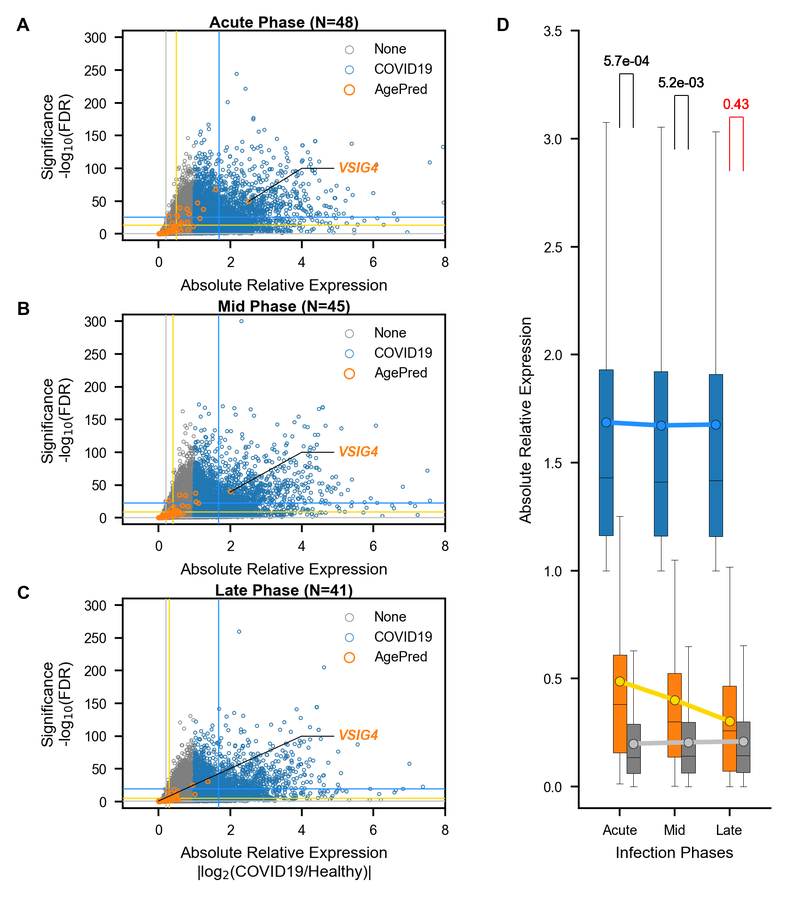
#> input picture Figures/Supplementary_Figure_8.png, 787 x 897 px, shrunk from 1674 x 1908 before the run, found by its file name
$ python tmp.py
#> lines starting #> are read from the running program, lines starting #| are printed output that depends on the picture
# %%

from PIL import Image
import os

def crop_image(input_image_path, output_dir, crop_areas):
    """
    Crop the input image into parts defined by crop_areas and save them.

    Parameters:
    - input_image_path: Path to the input image.
    - output_dir: Directory where cropped images will be saved.
    - crop_areas: Dictionary defining crop areas for each part.
                  Each key is the name of the part (e.g., 'A', 'B') and each value is a tuple (left, upper, right, lower).
    """
    image = Image.open(input_image_path)

    os.makedirs(output_dir, exist_ok=True)

    for part, area in crop_areas.items():
        cropped_image = image.crop(area)
        cropped_image.save(os.path.join(output_dir, f"Supplementary_Figure_8{part}.png"), format='PNG')
        cropped_image.save(os.path.join(output_dir, f"Supplementary_Figure_8{part}.tiff"), format='TIFF')

# Define the input image path and output directory
input_image_path = "/BiO/Access/kyungwhan1998/transcriptomic_clock/Figures/Supplementary_Figure_8.png"
output_dir = "/BiO/Access/kyungwhan1998/transcriptomic_clock/Figures/Cropped"

image = Image.open(input_image_path)
#> image is the input picture: PIL image 787x897 RGBA; mean R, G, B, A 237.5, 239.5, 240.1, 255

## Supplementary_Figure_8
crop_areas = {
    'A': (0, 0, image.size[0]/2+250, image.size[1]/3-50),   # Coordinates for part A
    'B': (0, image.size[1]/3-50, image.size[0]/2+250, 2*image.size[1]/3-100),  # Coordinates for part B
    'C': (0, 2*image.size[1]/3-100, image.size[0]/2+250, image.size[1]),  # Coordinates for part C
    'D': (image.size[0]/2+250, 0, image.size[0], image.size[1]),  # Coordinates for part D
}


# Crop the image and save the parts
crop_image(input_image_path, output_dir, crop_areas)
#> the loop in crop_image, `for part, area in crop_areas.items():` made 4 passes
#> pass 1, in crop_image, `cropped_image = image.crop(area)`:
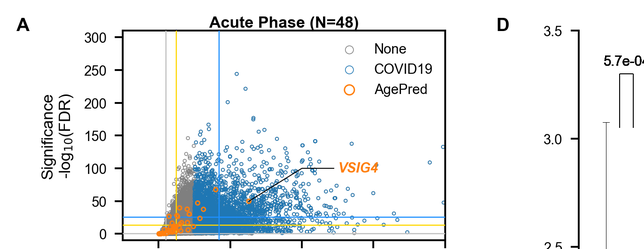
#> cropped_image: PIL image 644x249 RGBA; mean R, G, B, A 235.9, 238.7, 239.9, 255
#> pass 2, in crop_image, `cropped_image = image.crop(area)`:
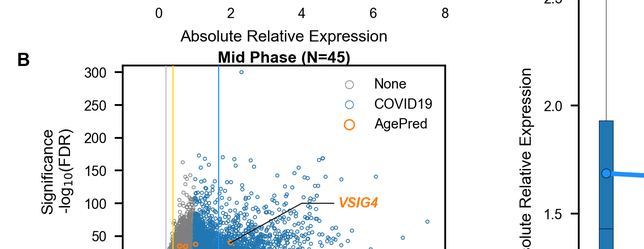
#> cropped_image: PIL image 644x249 RGBA; mean R, G, B, A 236.4, 239.2, 240.9, 255
#> pass 3, in crop_image, `cropped_image = image.crop(area)`:
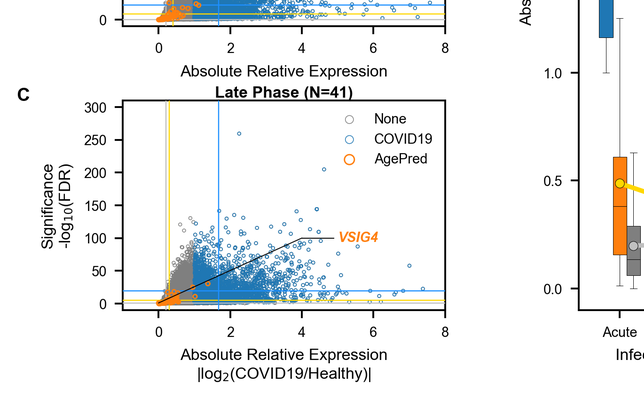
#> cropped_image: PIL image 644x399 RGBA; mean R, G, B, A 237.5, 239, 239.2, 255
#> after the loop in crop_image, `for part, area in crop_areas.items():`:
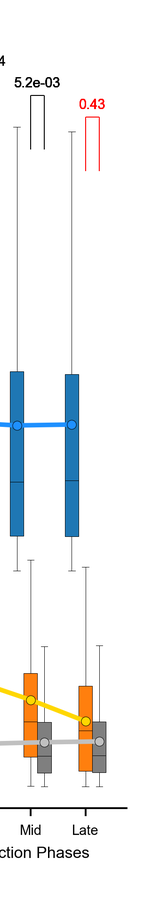
#> cropped_image: PIL image 143x897 RGBA; mean R, G, B, A 240.9, 241.6, 241.4, 255
# %%

$ run again, with Figures/Supplementary_Figure_10.png copied over Figures/Supplementary_Figure_8.png
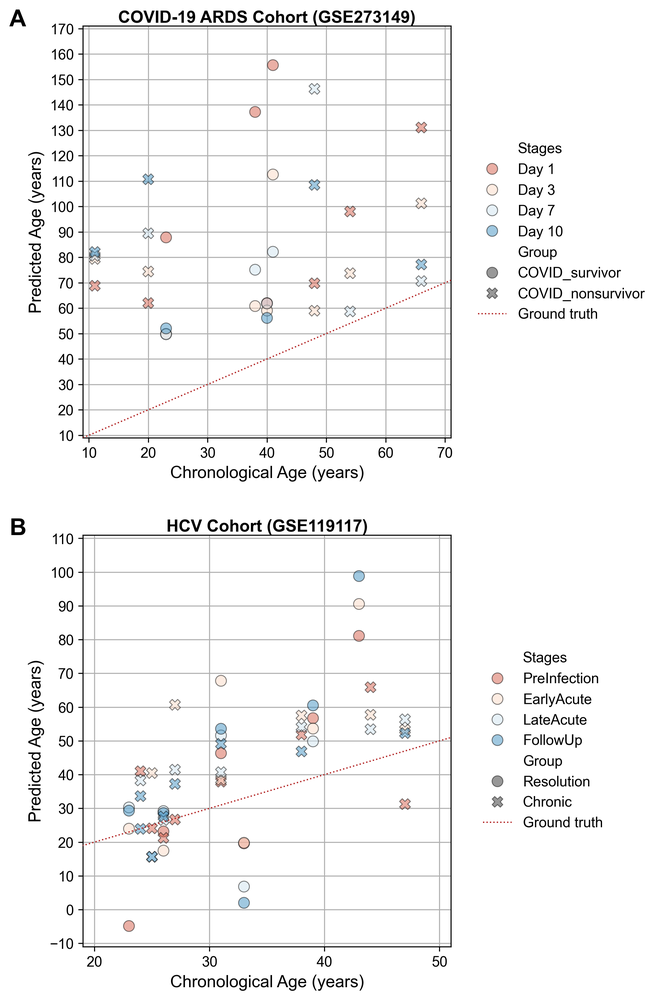
#> input picture Figures/Supplementary_Figure_10.png, 660 x 1000 px, shrunk from 2118 x 3207 before the run, found by its file name
#> image is the input picture: PIL image 660x1000 RGBA; mean R, G, B, A 245.8, 245.6, 245.7, 255
#> the loop in crop_image, `for part, area in crop_areas.items():` made 4 passes
#> pass 1, in crop_image, `cropped_image = image.crop(area)`:
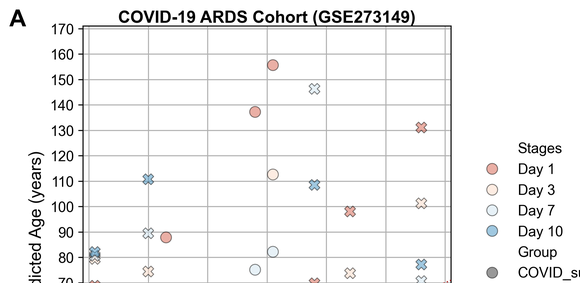
#> cropped_image: PIL image 580x283 RGBA; mean R, G, B, A 243.1, 242.9, 243, 255
#> after the loop in crop_image, `for part, area in crop_areas.items():`:
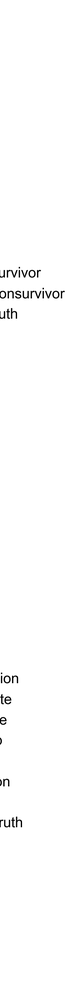
#> cropped_image: PIL image 80x1000 RGBA; mean R, G, B, A 253, 253, 253, 255
